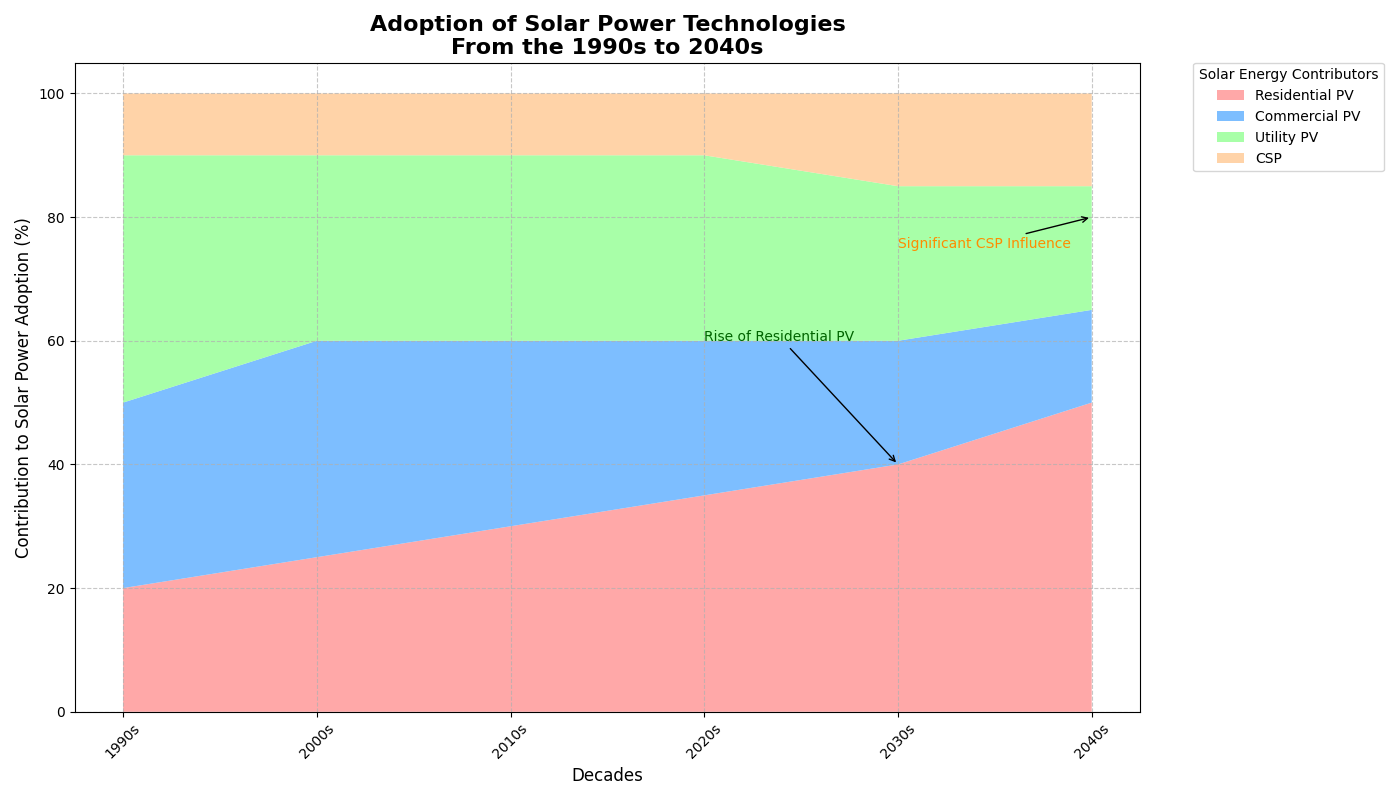

This figure's Python source:
import matplotlib.pyplot as plt
import numpy as np

# The backstory topic: Solar Power Adoption Over the Decades
# This data represents the percentage of different types of solar energy contributors
# to the overall solar power adoption from the 1990s to the 2040s.

# Define decades
decades = ['1990s', '2000s', '2010s', '2020s', '2030s', '2040s']

# Types of solar energy contributors
contributors = ['Residential PV', 'Commercial PV', 'Utility PV', 'CSP']

# Percentage of solar energy contribution by each type over the decades
# Data: [Residential PV, Commercial PV, Utility PV, CSP (Concentrated Solar Power)]
solar_adoption = np.array([
    [20, 30, 40, 10],  # 1990s: Early adoption period with a focus on utility-scale projects
    [25, 35, 30, 10],  # 2000s: Growth in commercial and residential installations
    [30, 30, 30, 10],  # 2010s: Equilibrium across different types
    [35, 25, 30, 10],  # 2020s: Increased residential adoption
    [40, 20, 25, 15],  # 2030s: Continued growth in residential and utility-scale PV
    [50, 15, 20, 15]   # 2040s: Major shift towards residential PV with CSP becoming significant
])

# Create a stacked area chart
plt.figure(figsize=(14, 8))
colors = ['#ff9999','#66b3ff','#99ff99','#ffcc99']
plt.stackplot(decades, solar_adoption.T, labels=contributors, colors=colors, alpha=0.85)

# Chart details
plt.title("Adoption of Solar Power Technologies\nFrom the 1990s to 2040s", fontsize=16, fontweight='bold')
plt.xlabel('Decades', fontsize=12)
plt.ylabel('Contribution to Solar Power Adoption (%)', fontsize=12)
plt.xticks(rotation=45)
plt.legend(loc='upper left', title='Solar Energy Contributors', bbox_to_anchor=(1.05, 1), borderaxespad=0)
plt.grid(True, linestyle='--', alpha=0.7)

# Annotate key developments
plt.annotate('Rise of Residential PV', xy=('2030s', 40), xytext=('2020s', 60),
             arrowprops=dict(facecolor='green', arrowstyle='->'), fontsize=10, color='darkgreen')
plt.annotate('Significant CSP Influence', xy=('2040s', 80), xytext=('2030s', 75),
             arrowprops=dict(facecolor='orange', arrowstyle='->'), fontsize=10, color='darkorange')

# Adjust layout to prevent overlap
plt.tight_layout()

# Display plot
plt.show()
